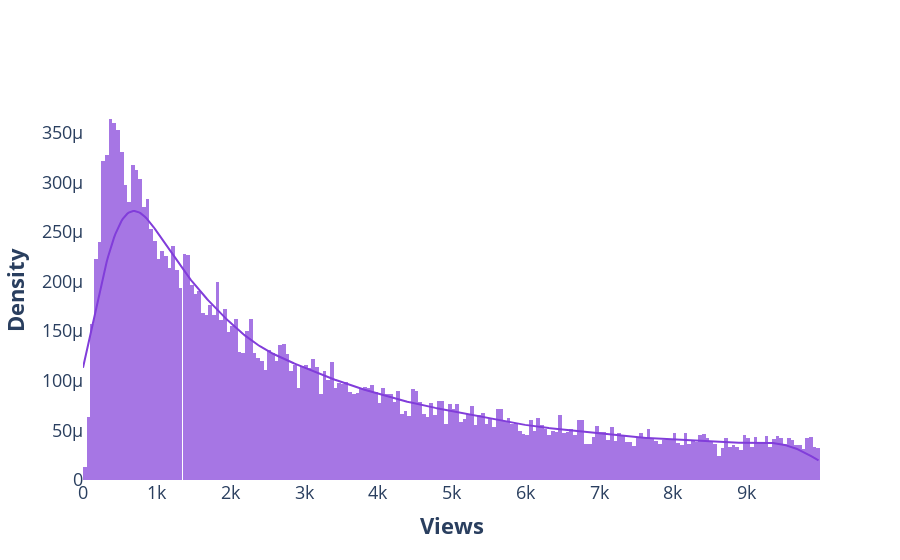

The code cell stored with this chart in its notebook:
### Code cell
# 1D Density of views:
x_var_name = "Views"
x_vals = df_videos["views"].replace([np.inf, -np.inf], np.nan).dropna()
x_vals = x_vals[x_vals < 10000]
nbins = 200
binsize = np.abs(np.max(x_vals) - np.min(x_vals))/nbins

fig = ff.create_distplot(
    hist_data = [x_vals],
    group_labels = ["x"],
    curve_type = "kde",
    show_curve = True,
    show_hist = True,
    bin_size = binsize,
    show_rug = False,
    colors = ["#813DDA"]
)
fig.update_traces(
    hovertemplate = "<b>Density: %{y:,}<br>" + 
                    x_var_name + ": %{x:,}</b><extra></extra>"
)
fig.update_layout(
    xaxis_title = "<b>" + x_var_name + "</b>" ,
    yaxis_title = "<b>Density</b>",
    font = dict(
        size = 18
    ),
    showlegend = False,
    plot_bgcolor = "white",
    hoverlabel = dict(
        font_size = 18,
        font_family = "Rockwell"
    )
)

### Figure 1 — Plotly figure (JSON) as saved in the notebook; plotly's stock layout.template omitted (floating-point values rounded to 4 significant figures; data arrays with more than 128 entries replaced by an {"elided": "..."} marker saying what was removed)
{"data": [{"autobinx": false, "histnorm": "probability density", "hovertemplate": "<b>Density: %{y:,}<br>Views: %{x:,}</b><extra></extra>", "legendgroup": "x", "marker": {"color": "#813DDA"}, "name": "x", "opacity": 0.7, "type": "histogram", "x": {"elided": "24301 int values"}, "xaxis": "x", "xbins": {"end": 9998, "size": 49.99, "start": 0}, "yaxis": "y"}, {"hovertemplate": "<b>Density: %{y:,}<br>Views: %{x:,}</b><extra></extra>", "legendgroup": "x", "marker": {"color": "#813DDA"}, "mode": "lines", "name": "x", "showlegend": false, "type": "scatter", "x": {"elided": "500 float values"}, "xaxis": "x", "y": {"elided": "500 float values"}, "yaxis": "y"}], "layout": {"barmode": "overlay", "font": {"size": 18}, "hoverlabel": {"font": {"family": "Rockwell", "size": 18}}, "hovermode": "closest", "legend": {"traceorder": "reversed"}, "plot_bgcolor": "white", "showlegend": false, "xaxis": {"anchor": "y2", "domain": [0, 1], "title": {"text": "<b>Views</b>"}, "zeroline": false}, "yaxis": {"anchor": "free", "domain": [0, 1], "position": 0, "title": {"text": "<b>Density</b>"}}}}
